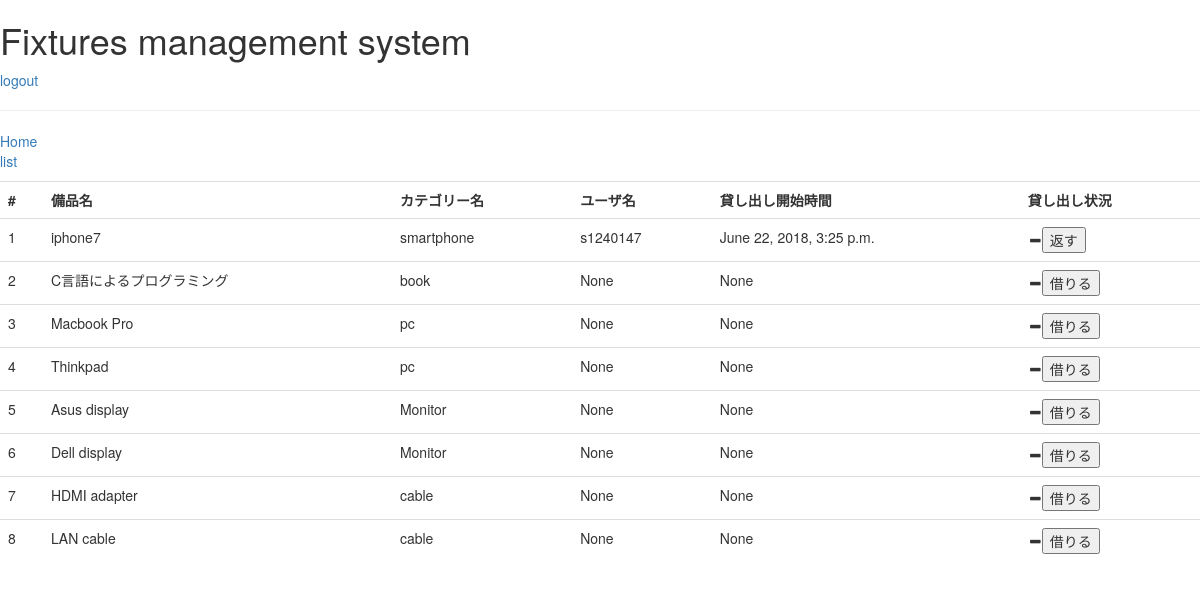
Before: /fixtures/list/ (signed in) with the older database file.
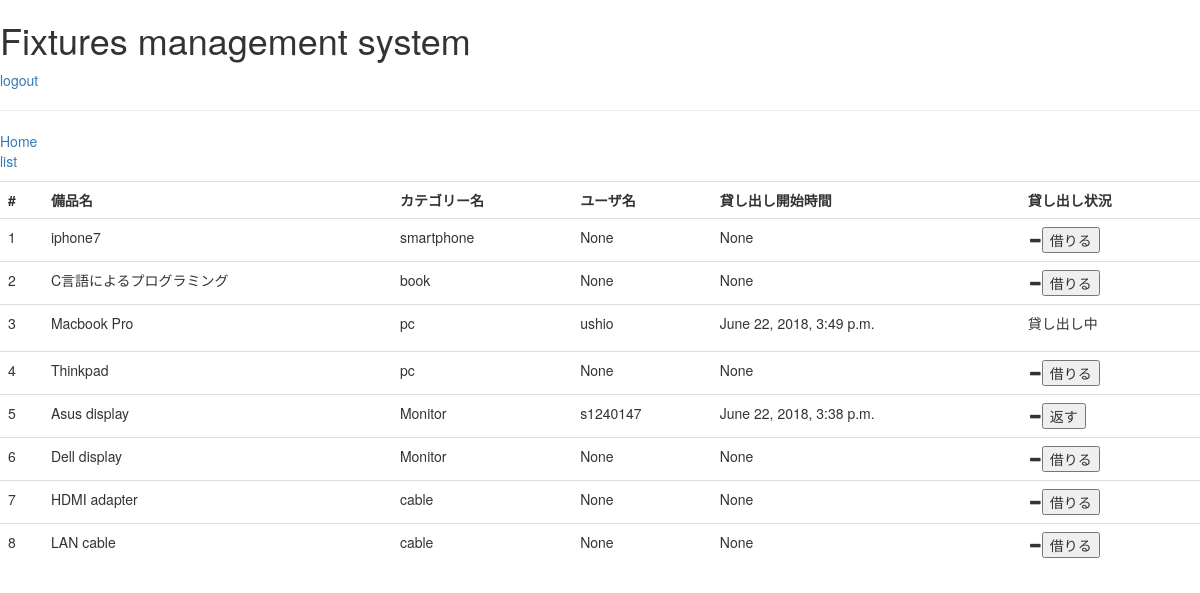
After: the same page with the newer database file.
### fixtures/models.py (models this page shows, shortened)
class Goods(models.Model):
    goods = models.CharField(max_length=20)
    user = models.ForeignKey(User,on_delete=models.CASCADE,blank=True,null=True)
    category = models.ForeignKey(Category,on_delete=models.CASCADE)
    status = models.BooleanField(blank=True)
    pub_date = models.DateTimeField(blank=True,null=True)

class Category(models.Model):
    name = models.CharField(max_length=20)
    def __str__(self):
        return self.name

### fixtures/views.py (the view)
# urls.py: path('list/',fixtures_views.list,name='list'),
@login_required
def list(request):
    try:
        fixtures_list = Goods.objects.all()
    except Goods.DoesNotExist:
        raise Http404("Fixtures does not exist")
    else:
        return render(request,
                      'choose.html',
                      {'fixtures_list':fixtures_list}
                      )

### templates/choose.html (shortened to what this page needs)
{% extends 'base.html' %}
{% block content %}
    <table class="table">
        <tr> <th>#</th> <th>備品名</th>    <th>カテゴリー名</th> <th>ユーザ名</th>  <th>貸し出し開始時間</th> <th>貸し出し状況</th></tr>
                {% for fixtures in fixtures_list %}
                    <tr><td>{{ fixtures.id }}</td>   <td>{{ fixtures.goods }}</td>  <td>{{ fixtures.category }}</td> <td>{{ fixtures.user }}</td>
                        <td>{{ fixtures.pub_date }}</td>
                    <td>
                        {% if fixtures.status %}
                        <form action="{% url 'fixtures:back' fixtures.id %}" method="post">
                                    {% if fixtures.user == user %}
                                        <span class="glyphicon glyphicon-minus" aria-hidden="true"></span><input type="submit" value="返す"/>
                                    {% else %}
                                        <p>貸し出し中</p>
                                    {% endif %}
                        </form>
                        {% else %}
                        <form action="{% url 'fixtures:borrow' fixtures.id %}" method="post">
                            <span class="glyphicon glyphicon-minus" aria-hidden="true"></span><input type="submit" value="借りる"/>
                        </form>
                        {% endif %}
                    </td>
                    </tr>
                {% endfor %}
    </table>
{% endblock %}

### templates/base.html (shortened to what this page needs)
<!DOCTYPE html>
<html lang="en">
  <head>
    <link rel="stylesheet" href="https://maxcdn.bootstrapcdn.com/bootstrap/3.3.7/css/bootstrap.min.css">
    <link rel="stylesheet" href="https://maxcdn.bootstrapcdn.com/bootstrap/3.3.7/css/bootstrap-theme.min.css">
  </head>
  <body>
    <header>
      <h1>Fixtures management system</h1>
      {% if user.is_authenticated %}
        <a href="{% url 'logout' %}">logout</a>
      {% else %}
        <a href="{% url 'login' %}">login</a> / <a href="{% url 'signup' %}">signup</a>
      {% endif %}
      <hr>
    </header>
      <div id="sidebar">
        {% block sidebar %}
        <ul class="sidebar-nav">
          <li><a href="/">Home</a></li>
          <li><a href="/list">list</a></li>
        </ul>
        {% endblock %}
      </div>
      <div id="content">
        {% block content %}{% endblock %}
      </div>
  </body>
</html>

### templates/base.html (style rules this page uses)
.sidebar-nav { margin-top: 20px; padding: 0; list-style: none; }

Changed rows visible on the page:
changed Goods "iphone7": user "s1240147" → "None"; pub_date "June 22, 2018, 3:25 p.m." → "None"; status True → False (drawn); value "返す" → "借りる"
changed Goods "Macbook Pro": user "None" → "ushio"; pub_date "None" → "June 22, 2018, 3:49 p.m."; value "借りる" → (not shown); now shows "貸し出し中"
changed Goods "Asus display": user "None" → "s1240147"; pub_date "None" → "June 22, 2018, 3:38 p.m."; status False → True (drawn); value "借りる" → "返す"
